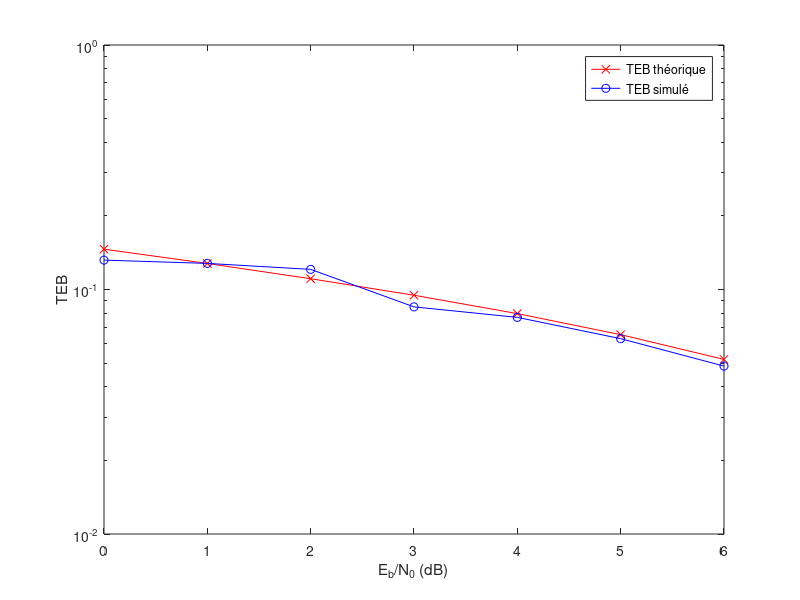
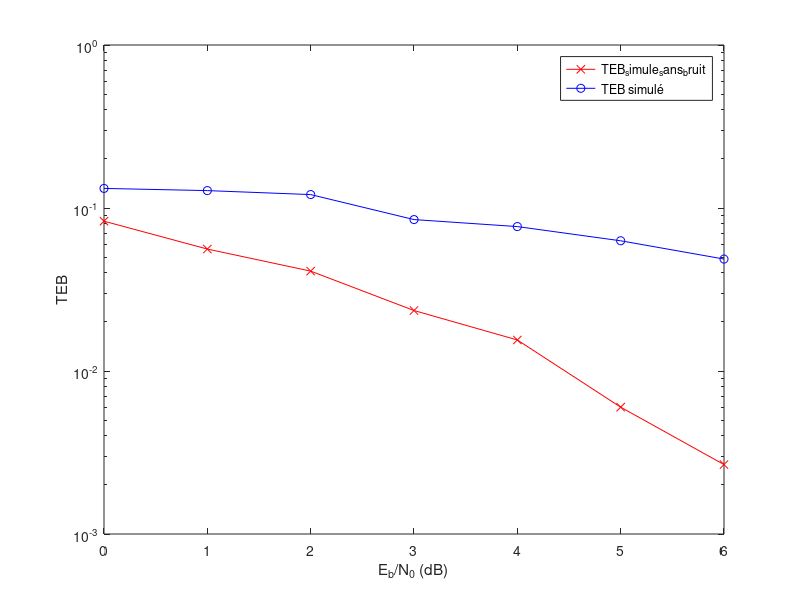

MATLAB code for these plots, in order:
%%%%%%%%%%%%%%%%%%%%%%%%%%%%%%%%%%%%%%%%%%%%%%%%%%%%%%%%%%%%%%%%%%%%%%%
% ETUDE MODULATEUR/DEMODULATEUR SUR CANAL AWGN
% Benali Abdellah, Avril 2025
%%%%%%%%%%%%%%%%%%%%%%%%%%%%%%%%%%%%%%%%%%%%%%%%%%%%%%%%%%%%%%%%%%%%%%%

clear all
close all

%% %%%%%%%%%%%%%%%%%%%%%%%%%%%%%%%%%%%%%%%%%%%%%%%%%%%%%%%%%%%%%%%%%%%%%%%%%
%PARAMETRES GENERAUX 
%%%%%%%%%%%%%%%%%%%%%%%%%%%%%%%%%%%%%%%%%%%%%%%%%%%%%%%%%%%%%%%%%%%%%%%%%%%
Fe=24000;       %Fréquence d'échantillonnage
Te=1/Fe;        %Période d'échantillonnage
Rb=3000;        %Débit binaire souhaité
N=1000;         %Nombre de bits générés

M= 2;         %Ordre de la modulation :           A COMPLETER
Rs=Rb/log2(M);         %Débit symbole :                    A COMPLETER
Ns=Fe/Rs;         %Facteur de suréchantillonnage :    A COMPLETER

%tableau des valeurs de SNR par bit souhaité à l'entrée du récpeteur en dB
tab_Eb_N0_dB=[0:6]; 
%Passage au SNR en linéaire
tab_Eb_N0=10.^(tab_Eb_N0_dB/10);

%% %%%%%%%%%%%%%%%%%%%%%%%%%%%%%%%%%%%%%%%%%%%%%%%%%%%%%%%%%%%%%%%%%%%%%%%%%
% BOUCLE SUR LES NIVEAUX DE Eb/N0 A TESTER POUR OBTENTION DU TES ET DU TEB
% SIMULES DE LA CHAINE IMPLANTEE
%%%%%%%%%%%%%%%%%%%%%%%%%%%%%%%%%%%%%%%%%%%%%%%%%%%%%%%%%%%%%%%%%%%%%%%%%%%

for indice_bruit=1:length(tab_Eb_N0_dB)

    %% %%%%%%%%%%%%%%%%%%%%%%%%%%%%%%%%%%%%%%%%%%%%%%%%%%%%%%%%%%%%%%%%%%%%%%%%%
    % VALEUR DE Eb/N0 TESTEE
    %%%%%%%%%%%%%%%%%%%%%%%%%%%%%%%%%%%%%%%%%%%%%%%%%%%%%%%%%%%%%%%%%%%%%%%%%%%
    Eb_N0_dB=tab_Eb_N0_dB(indice_bruit)
    Eb_N0=tab_Eb_N0(indice_bruit);

    %% %%%%%%%%%%%%%%%%%%%%%%%%%%%%%%%%%%%%%%%%%%%%%%%%%%%%%%%%%%%%%%%%%%%%%%%%%
    % INITIALISATIONS
    %%%%%%%%%%%%%%%%%%%%%%%%%%%%%%%%%%%%%%%%%%%%%%%%%%%%%%%%%%%%%%%%%%%%%%%%%%%
    nb_erreurs=0;   %Variable permettant de compter le nombre d'erreurs cumulées
    nb_cumul=0;     %Variables permettant de compter le nombre de cumuls réalisés
    TES=0;          %Initialisation du taux d'erreur symbole pour le cumul
    TEB=0;          %Initialisation du taux d'erreur binaire pour le cumul
    TEB_sans_bruit=0;
    %% %%%%%%%%%%%%%%%%%%%%%%%%%%%%%%%%%%%%%%%%%%%%%%%%%%%%%%%%%%%%%%%%%%%%%%%%%
    % BOUCLE POUR PRECISION TEB MESURE : COMPTAGE NOMBRE ERREURS
    % (voir annexe texte TP)
    %%%%%%%%%%%%%%%%%%%%%%%%%%%%%%%%%%%%%%%%%%%%%%%%%%%%%%%%%%%%%%%%%%%%%%%%%%%
    while(nb_erreurs<100)

        %% %%%%%%%%%%%%%%%%%%%%%%%%%%%%%%%%%%%%%%%%%%%%%%%%%%%%%%%%%%%%%%%%%%%%%%%%%
        %GENERATION DE L'INFORMATION BINAIRE
        %%%%%%%%%%%%%%%%%%%%%%%%%%%%%%%%%%%%%%%%%%%%%%%%%%%%%%%%%%%%%%%%%%%%%%%%%%%
        bits=randi([0,1],1,N);
        
        %% %%%%%%%%%%%%%%%%%%%%%%%%%%%%%%%%%%%%%%%%%%%%%%%%%%%%%%%%%%%%%%%%%%%%%%%%%
        %MAPPING
        %%%%%%%%%%%%%%%%%%%%%%%%%%%%%%%%%%%%%%%%%%%%%%%%%%%%%%%%%%%%%%%%%%%%%%%%%%%
        symboles= bits*2 - 1;     % A COMPLETER
        
        %% %%%%%%%%%%%%%%%%%%%%%%%%%%%%%%%%%%%%%%%%%%%%%%%%%%%%%%%%%%%%%%%%%%%%%%%%%
        %SURECHANTILLONNAGE
        %%%%%%%%%%%%%%%%%%%%%%%%%%%%%%%%%%%%%%%%%%%%%%%%%%%%%%%%%%%%%%%%%%%%%%%%%%%
        somme_Diracs_ponderes=kron(symboles,[1 zeros(1,Ns-1)]);
        
        %% %%%%%%%%%%%%%%%%%%%%%%%%%%%%%%%%%%%%%%%%%%%%%%%%%%%%%%%%%%%%%%%%%%%%%%%%%
        %FILTRAGE DE MISE EN FORME 
        %%%%%%%%%%%%%%%%%%%%%%%%%%%%%%%%%%%%%%%%%%%%%%%%%%%%%%%%%%%%%%%%%%%%%%%%%%%
        %Génération de la réponse impulsionnelle du filtre de mise en forme
        h= ones(1,Ns);             % A COMPLETER 
        %Filtrage de mise en forme
        Signal_emis=filter(h,1,somme_Diracs_ponderes);
        
        %%%%%%%%%%%%%%%%%%%%%%%%%%%%%%%%%%%%%%%%%%%%%%%%%%%%%%%%%%%%%%%%%%%%%%%%%%%
        %CANAL DE PROPAGATION AWGN
        %%%%%%%%%%%%%%%%%%%%%%%%%%%%%%%%%%%%%%%%%%%%%%%%%%%%%%%%%%%%%%%%%%%%%%%%%%%
        %Calcul de la puissance du signal émis
        P_signal = mean(abs(Signal_emis).^2);  % Moyenne de la norme au carré des échantillons
        %Calcul de la puissance du bruit à ajouter au signal pour obtenir la valeur
        %souhaité pour le SNR par bit à l'entrée du récepteur (Eb/N0) 
        P_bruit= P_signal*Ns/(2*log2(M)*Eb_N0);     % A COMPLETER
        %Génération du bruit gaussien à la bonne puissance en utilisant la fonction
        %randn de Matlab
        Bruit=sqrt(P_bruit)*randn(1,length(Signal_emis)); 
        %Ajout du bruit canal au signal émis => signal à l'entrée du récepteur
        Signal_recu_bruite=Signal_emis+Bruit;
     

        % Canal multipath : h_c(t) = α0 δ(t) + α1 δ(t - Ts)
        alpha0 = 1;
        alpha1 = 0.5;
        hc = zeros(1, Ns*2);     % Longueur 2*Ts
        hc(1) = alpha0;
        hc(Ns+1) = alpha1;

        x_canal = conv(Signal_recu_bruite, hc);   % Signal après le canal
        x_canal_sans_bruit = Signal_recu_bruite;
        %%%%%%%%%%%%%%%%%%%%%%%%%%%%%%%%%%%%%%%%%%%%%%%%%%%%%%%%%%%%%%%%%%%%%%%%%%%
        %FILTRAGE DE RECEPTION
        %%%%%%%%%%%%%%%%%%%%%%%%%%%%%%%%%%%%%%%%%%%%%%%%%%%%%%%%%%%%%%%%%%%%%%%%%%%
        hr= ones(1,Ns);             % A COMPLETER 
        Signal_recu_filtre=filter(hr,1,x_canal);
        Signal_recu_filtre_sans_bruit=filter(hr,1,x_canal_sans_bruit);
        
        %% %%%%%%%%%%%%%%%%%%%%%%%%%%%%%%%%%%%%%%%%%%%%%%%%%%%%%%%%%%%%%%%%%%%%%%%%%
        %ECHANTILLONNAGE
        %%%%%%%%%%%%%%%%%%%%%%%%%%%%%%%%%%%%%%%%%%%%%%%%%%%%%%%%%%%%%%%%%%%%%%%%%%%
        %Choix de n0
        n0=Ns;     % A COMPLETER 
        %Echantillonnage à n0+mNs
        Signal_echantillonne=Signal_recu_filtre(n0:Ns:end);
        Signal_echantillonne_sans_bruit=Signal_recu_filtre_sans_bruit(n0:Ns:end);
        
        %% %%%%%%%%%%%%%%%%%%%%%%%%%%%%%%%%%%%%%%%%%%%%%%%%%%%%%%%%%%%%%%%%%%%%%%%%%
        %DECISIONS SUR LES SYMBOLES
        %%%%%%%%%%%%%%%%%%%%%%%%%%%%%%%%%%%%%%%%%%%%%%%%%%%%%%%%%%%%%%%%%%%%%%%%%%%
        symboles_recus=sign(Signal_echantillonne);  % A COMPLETER 
        symboles_recus_sans_bruit=sign(Signal_echantillonne_sans_bruit);  % A COMPLETER 
        
        %% %%%%%%%%%%%%%%%%%%%%%%%%%%%%%%%%%%%%%%%%%%%%%%%%%%%%%%%%%%%%%%%%%%%%%%%%%
        %CALCUL DU TAUX D'ERREUR SYMBOLE CUMULE
        %%%%%%%%%%%%%%%%%%%%%%%%%%%%%%%%%%%%%%%%%%%%%%%%%%%%%%%%%%%%%%%%%%%%%%%%%%%
        TES=TES+sum(symboles ~= symboles_recus(1:end-1))/length(symboles);        % A COMPLETER 
        TES_sans_bruit=TES+sum(symboles ~= symboles_recus_sans_bruit(1:end))/length(symboles);        % A COMPLETER 
        
        %% %%%%%%%%%%%%%%%%%%%%%%%%%%%%%%%%%%%%%%%%%%%%%%%%%%%%%%%%%%%%%%%%%%%%%%%%%
        %DEMAPPING
        %%%%%%%%%%%%%%%%%%%%%%%%%%%%%%%%%%%%%%%%%%%%%%%%%%%%%%%%%%%%%%%%%%%%%%%%%%%
        bits_recus=(symboles_recus+1)/2;     % A COMPLETER 
        bits_recus_sans_bruit=(symboles_recus_sans_bruit+1)/2;     % A COMPLETER 
        
        %% %%%%%%%%%%%%%%%%%%%%%%%%%%%%%%%%%%%%%%%%%%%%%%%%%%%%%%%%%%%%%%%%%%%%%%%%%
        %CALCUL DU TAUX D'ERREUR BINAIRE CUMULE
        %%%%%%%%%%%%%%%%%%%%%%%%%%%%%%%%%%%%%%%%%%%%%%%%%%%%%%%%%%%%%%%%%%%%%%%%%%%
        TEB=TEB+sum(bits ~= bits_recus(1:end-1))/length(bits_recus);        % A COMPLETER
        TEB_sans_bruit=TEB_sans_bruit+sum(bits ~= bits_recus_sans_bruit(1:end))/length(bits_recus_sans_bruit);        % A COMPLETER


        %% %%%%%%%%%%%%%%%%%%%%%%%%%%%%%%%%%%%%%%%%%%%%%%%%%%%%%%%%%%%%%%%%%%%%%%%%%
        %CUMUL DU NOMBRE D'ERREURS ET NOMBRE DE CUMUL REALISES
        %%%%%%%%%%%%%%%%%%%%%%%%%%%%%%%%%%%%%%%%%%%%%%%%%%%%%%%%%%%%%%%%%%%%%%%%%%%
        nb_erreurs=nb_erreurs+sum(bits ~= bits_recus(1:end-1));   % A COMPLETER
        nb_cumul=nb_cumul+1;


    end  %fin boucle sur comptage nombre d'erreurs
    nb_cumul
    %% %%%%%%%%%%%%%%%%%%%%%%%%%%%%%%%%%%%%%%%%%%%%%%%%%%%%%%%%%%%%%%%%%%%%%%%%%
    %CALCUL DU TAUX D'ERREUR SYMBOLE ET DU TAUX D'ERREUR BINAIRE POUR LA
    %VALEUR TESTEE DE Eb/N0
    %%%%%%%%%%%%%%%%%%%%%%%%%%%%%%%%%%%%%%%%%%%%%%%%%%%%%%%%%%%%%%%%%%%%%%%%%%%
    TES_simule(indice_bruit)=TES/nb_cumul;       
    TEB_simule(indice_bruit)=TEB/nb_cumul; 
    TEB_simule_sans_bruit(indice_bruit)=TEB_sans_bruit/nb_cumul; 
 
end  %fin boucle sur les valeurs testées de Eb/N0

%% %%%%%%%%%%%%%%%%%%%%%%%%%%%%%%%%%%%%%%%%%%%%%%%%%%%%%%%%%%%%%%%%%%%%%%%%%
%CALCUL DU TES ET DU TEB THEORIQUE DE LA CHAINE IMPLANTEE
%%%%%%%%%%%%%%%%%%%%%%%%%%%%%%%%%%%%%%%%%%%%%%%%%%%%%%%%%%%%%%%%%%%%%%%%%%%
TES_THEO=1/2*qfunc(1.5*sqrt(8/5*tab_Eb_N0))+1/2*qfunc(0.5*sqrt(8/5*tab_Eb_N0));   % A COMPLETER
TEB_THEO=TES_THEO/log2(M);   % A COMPLETER

%% %%%%%%%%%%%%%%%%%%%%%%%%%%%%%%%%%%%%%%%%%%%%%%%%%%%%%%%%%%%%%%%%%%%%%%%%%
%TRACES DES TES ET TEB OBTENUS EN FONCTION DE Eb/N0
%COMPARAISON AVEC LES TES et TEBs THEORIQUES DE LA CHAINE IMPLANTEE
%%%%%%%%%%%%%%%%%%%%%%%%%%%%%%%%%%%%%%%%%%%%%%%%%%%%%%%%%%%%%%%%%%%%%%%%%%%

figure
semilogy(tab_Eb_N0_dB, TEB_THEO,'r-x')
hold on
semilogy(tab_Eb_N0_dB, TEB_simule,'b-o')
legend('TEB théorique','TEB simulé')
xlabel('E_b/N_0 (dB)')
ylabel('TEB')
%Ajouter un titre à la figure fonction de la chaine implantée

figure
semilogy(tab_Eb_N0_dB, TEB_simule_sans_bruit,'r-x')
hold on
semilogy(tab_Eb_N0_dB, TEB_simule,'b-o')
legend('TEB_simule_sans_bruit','TEB simulé')
xlabel('E_b/N_0 (dB)')
ylabel('TEB')
%Ajouter un titre à la figure fonction de la chaine implantée
